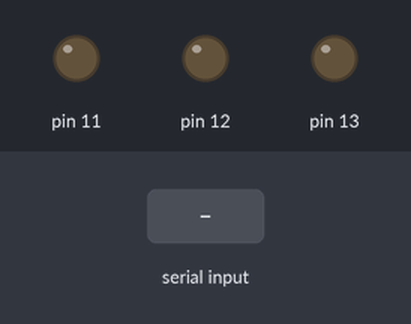
A sketch run on a simulated Arduino Uno, built with avr-gcc and run on an emulated ATmega328P. Parts: output pins drawn as LEDs (lit = HIGH). Inputs (shaded band) come from the test bench.

Above: at 1.2 s.
1.3 s: "1" received over Serial
At 2.7 s:
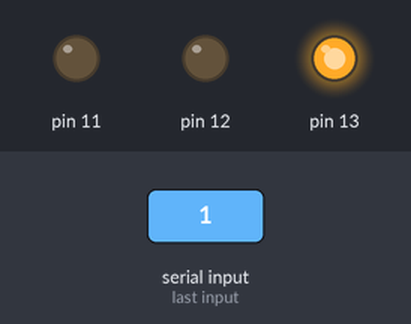
3.5 s: "2" received over Serial
At 5.2 s:
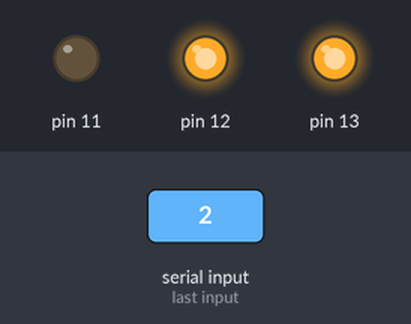
5.5 s: "3" received over Serial
At 6.9 s:
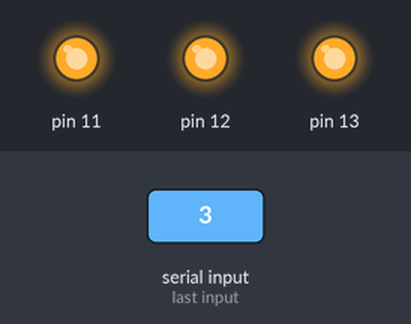
7.5 s: "A" received over Serial
At 8.5 s:
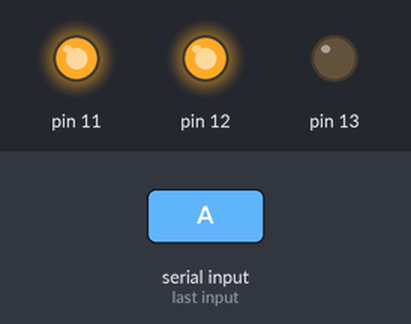
9.5 s: "B" received over Serial
At 11.2 s:
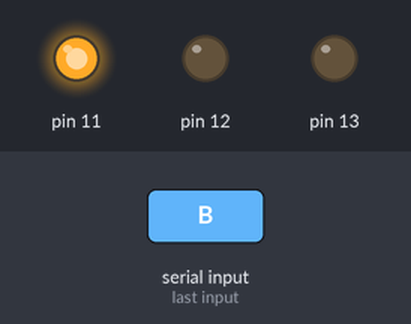
11.5 s: "C" received over Serial
At 12.7 s:
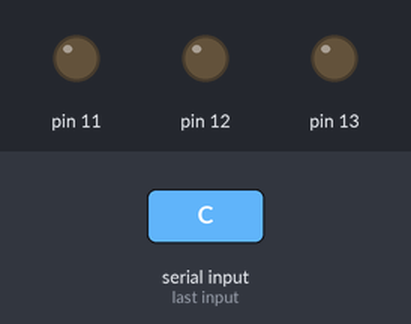
Timing chart, 0 to 14.5 s (numbered marks = the images above; inputs shaded):
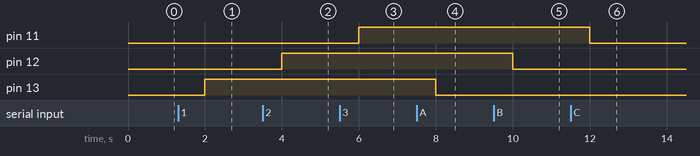

Measured:
- after the input at 1.3 s, pin 13: LOW → HIGH after 0.70 s
- after the input at 3.5 s, pin 12: LOW → HIGH after 0.50 s
- after the input at 5.5 s, pin 11: LOW → HIGH after 0.50 s
- after the input at 7.5 s, pin 13: HIGH → LOW after 0.50 s
- after the input at 9.5 s, pin 12: HIGH → LOW after 0.50 s
- after the input at 11.5 s, pin 11: HIGH → LOW after 0.50 s

The sketch:

Bluetooth.ino
```cpp
void setup()
{
  pinMode(13,OUTPUT);
  pinMode(12,OUTPUT);
  pinMode(11,OUTPUT);
  Serial.begin(9600);
}
void loop ()
{
  char c = Serial.read();

  if (c == '1') digitalWrite(13,HIGH);
  if (c == '2') digitalWrite(12,HIGH);
  if (c == '3') digitalWrite(11,HIGH);

  if (c == 'A') digitalWrite(13,LOW);
  if (c == 'B') digitalWrite(12,LOW);
  if (c == 'C') digitalWrite(11,LOW);
  delay(1000);
}
```
